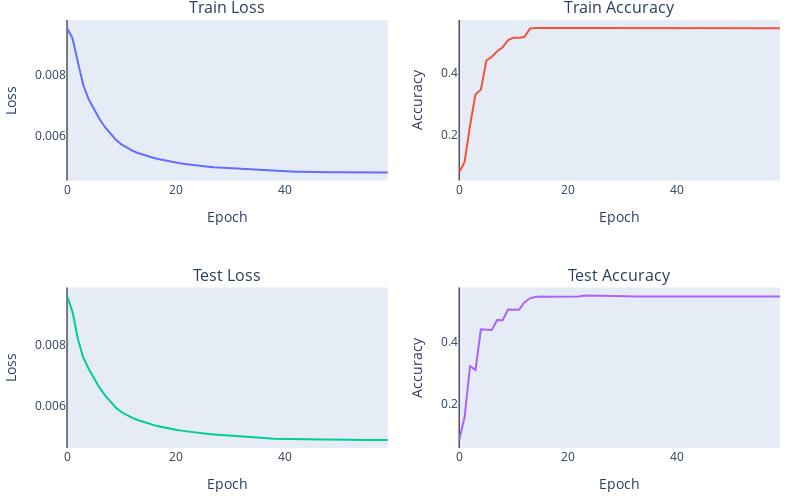

Here is the notebook cell this chart was saved with:
### Code cell
test_err = np.sqrt(1/(4*train_config.valset_size))

train_err = np.sqrt(1/(4*train_config.trainset_size))
for ind in range(1,6):
    #print(train_losses[ind][-1],train_accs[ind][-1], test_losses[ind][-1], test_accs[ind][-1])
    print(f"For d_head = {ind}, the final test accuracy is {test_accs[ind][-1]}, the max test accuracy is {np.max(test_accs[ind])} at epoch {np.argmax(test_accs[ind])}/{train_config.epochs}")
    print(f"For d_head = {ind}, the final training accuracy is {train_accs[ind][-1]}, the max test accuracy is {np.max(train_accs[ind])} at epoch {np.argmax(train_accs[ind])}/{train_config.epochs}")

    print(f"test error within range? {np.abs(test_accs[ind][-1] - np.max(test_accs[ind])) <= test_err}")

    print(f"train error within range? {np.abs(train_accs[ind][-1] - np.max(train_accs[ind])) <= test_err}")
    plot_metrics(train_losses[ind],train_accs[ind], test_losses[ind], test_accs[ind])

### Figure 1 — Plotly figure (JSON) as saved in the notebook; plotly's stock layout.template omitted (floating-point values rounded to 4 significant figures)
{"data": [{"type": "scatter", "xaxis": "x", "y": [0.009549, 0.009215, 0.008422, 0.007659, 0.007191, 0.006848, 0.006534, 0.006272, 0.00605, 0.005855, 0.005703, 0.005587, 0.005497, 0.005424, 0.005359, 0.005307, 0.005257, 0.005213, 0.005172, 0.005136, 0.005105, 0.005077, 0.005051, 0.005028, 0.005004, 0.004985, 0.004969, 0.004951, 0.004941, 0.004926, 0.004912, 0.004904, 0.004896, 0.004882, 0.00487, 0.004855, 0.004842, 0.004831, 0.004826, 0.004816, 0.00481, 0.004807, 0.004804, 0.004802, 0.004794, 0.004794, 0.004792, 0.004789, 0.004788, 0.004786, 0.004785, 0.004785, 0.004782, 0.004782, 0.004779, 0.004781, 0.004778, 0.004783, 0.004779, 0.004779], "yaxis": "y"}, {"type": "scatter", "xaxis": "x2", "y": [0.07675, 0.111, 0.2283, 0.3304, 0.3449, 0.4396, 0.4519, 0.4698, 0.483, 0.5063, 0.5134, 0.5134, 0.516, 0.5432, 0.5451, 0.5447, 0.5449, 0.5446, 0.5447, 0.5449, 0.5449, 0.545, 0.5449, 0.5448, 0.5447, 0.5449, 0.5447, 0.5445, 0.5448, 0.5446, 0.5448, 0.5447, 0.5447, 0.5446, 0.5447, 0.5446, 0.5446, 0.5446, 0.5446, 0.5446, 0.5446, 0.5446, 0.5446, 0.5446, 0.5446, 0.5446, 0.5446, 0.5446, 0.5446, 0.5446, 0.5446, 0.5446, 0.5446, 0.5446, 0.5446, 0.5446, 0.5446, 0.5446, 0.5446, 0.5446], "yaxis": "y2"}, {"type": "scatter", "xaxis": "x3", "y": [0.009625, 0.009098, 0.008193, 0.007579, 0.007208, 0.00687, 0.006581, 0.006336, 0.006119, 0.005929, 0.005788, 0.005681, 0.005597, 0.005525, 0.005463, 0.00541, 0.005358, 0.005314, 0.005273, 0.005238, 0.005204, 0.005176, 0.005149, 0.005123, 0.005102, 0.005083, 0.005066, 0.005051, 0.005035, 0.005022, 0.005013, 0.004999, 0.004987, 0.004973, 0.004957, 0.004944, 0.00493, 0.004921, 0.004912, 0.004906, 0.004903, 0.004897, 0.004893, 0.004891, 0.004884, 0.004885, 0.00488, 0.004881, 0.00488, 0.004876, 0.004874, 0.004872, 0.004868, 0.004869, 0.004869, 0.004871, 0.004871, 0.004869, 0.004869, 0.004868], "yaxis": "y3"}, {"type": "scatter", "xaxis": "x4", "y": [0.084, 0.158, 0.322, 0.31, 0.441, 0.441, 0.439, 0.471, 0.47, 0.505, 0.504, 0.504, 0.528, 0.541, 0.545, 0.547, 0.546, 0.546, 0.547, 0.548, 0.548, 0.548, 0.547, 0.55, 0.55, 0.549, 0.55, 0.549, 0.549, 0.548, 0.549, 0.548, 0.547, 0.548, 0.547, 0.547, 0.547, 0.547, 0.547, 0.547, 0.547, 0.547, 0.547, 0.547, 0.547, 0.547, 0.547, 0.547, 0.547, 0.547, 0.547, 0.547, 0.547, 0.547, 0.547, 0.547, 0.547, 0.547, 0.547, 0.547], "yaxis": "y4"}], "layout": {"annotations": [{"font": {"size": 16}, "showarrow": false, "text": "Train Loss", "x": 0.225, "xanchor": "center", "xref": "paper", "y": 1, "yanchor": "bottom", "yref": "paper"}, {"font": {"size": 16}, "showarrow": false, "text": "Train Accuracy", "x": 0.775, "xanchor": "center", "xref": "paper", "y": 1, "yanchor": "bottom", "yref": "paper"}, {"font": {"size": 16}, "showarrow": false, "text": "Test Loss", "x": 0.225, "xanchor": "center", "xref": "paper", "y": 0.375, "yanchor": "bottom", "yref": "paper"}, {"font": {"size": 16}, "showarrow": false, "text": "Test Accuracy", "x": 0.775, "xanchor": "center", "xref": "paper", "y": 0.375, "yanchor": "bottom", "yref": "paper"}], "font": {"size": 12}, "height": 500, "margin": {"b": 10, "l": 10, "pad": 0, "r": 20, "t": 20}, "showlegend": false, "width": 800, "xaxis": {"anchor": "y", "domain": [0, 0.45], "showgrid": false, "title": {"text": "Epoch"}, "zeroline": true, "zerolinecolor": "black", "zerolinewidth": 1}, "xaxis2": {"anchor": "y2", "domain": [0.55, 1], "showgrid": false, "title": {"text": "Epoch"}, "zeroline": true, "zerolinecolor": "black", "zerolinewidth": 1}, "xaxis3": {"anchor": "y3", "domain": [0, 0.45], "showgrid": false, "title": {"text": "Epoch"}, "zeroline": true, "zerolinecolor": "black", "zerolinewidth": 1}, "xaxis4": {"anchor": "y4", "domain": [0.55, 1], "showgrid": false, "title": {"text": "Epoch"}, "zeroline": true, "zerolinecolor": "black", "zerolinewidth": 1}, "yaxis": {"anchor": "x", "domain": [0.625, 1], "showgrid": false, "title": {"text": "Loss"}}, "yaxis2": {"anchor": "x2", "domain": [0.625, 1], "showgrid": false, "title": {"text": "Accuracy"}}, "yaxis3": {"anchor": "x3", "domain": [0, 0.375], "showgrid": false, "title": {"text": "Loss"}}, "yaxis4": {"anchor": "x4", "domain": [0, 0.375], "showgrid": false, "title": {"text": "Accuracy"}}}}
